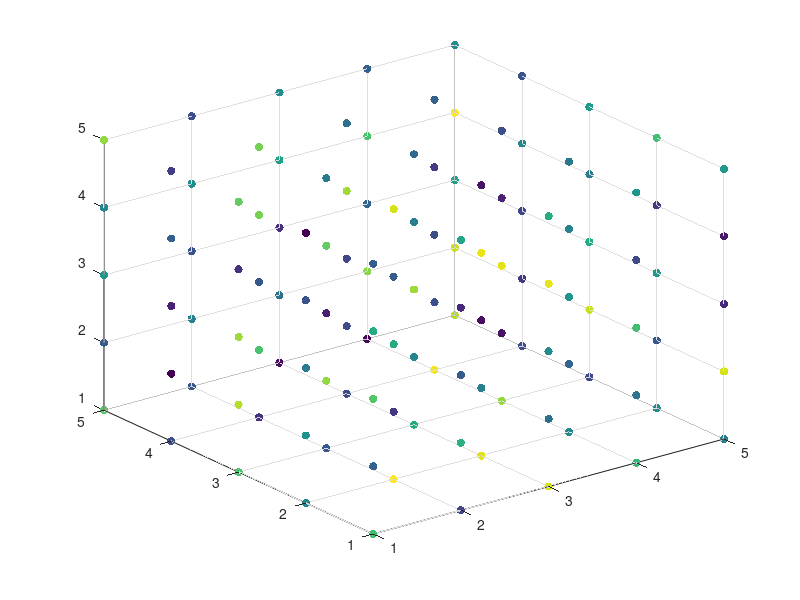

MATLAB code for this plot:
clear
m= 1:5 ;
n=1:5;
o= 1:5;
m =m';
n =n';
o =o';
[X, Y, Z] = meshgrid(m, n, o);
% s= ones(5,5,5) * 5
s= rand(5,5,5) 
figure(3)
hold off;
 scatter3( X(:), Y(:), Z(:), [], s(:), 'filled' )